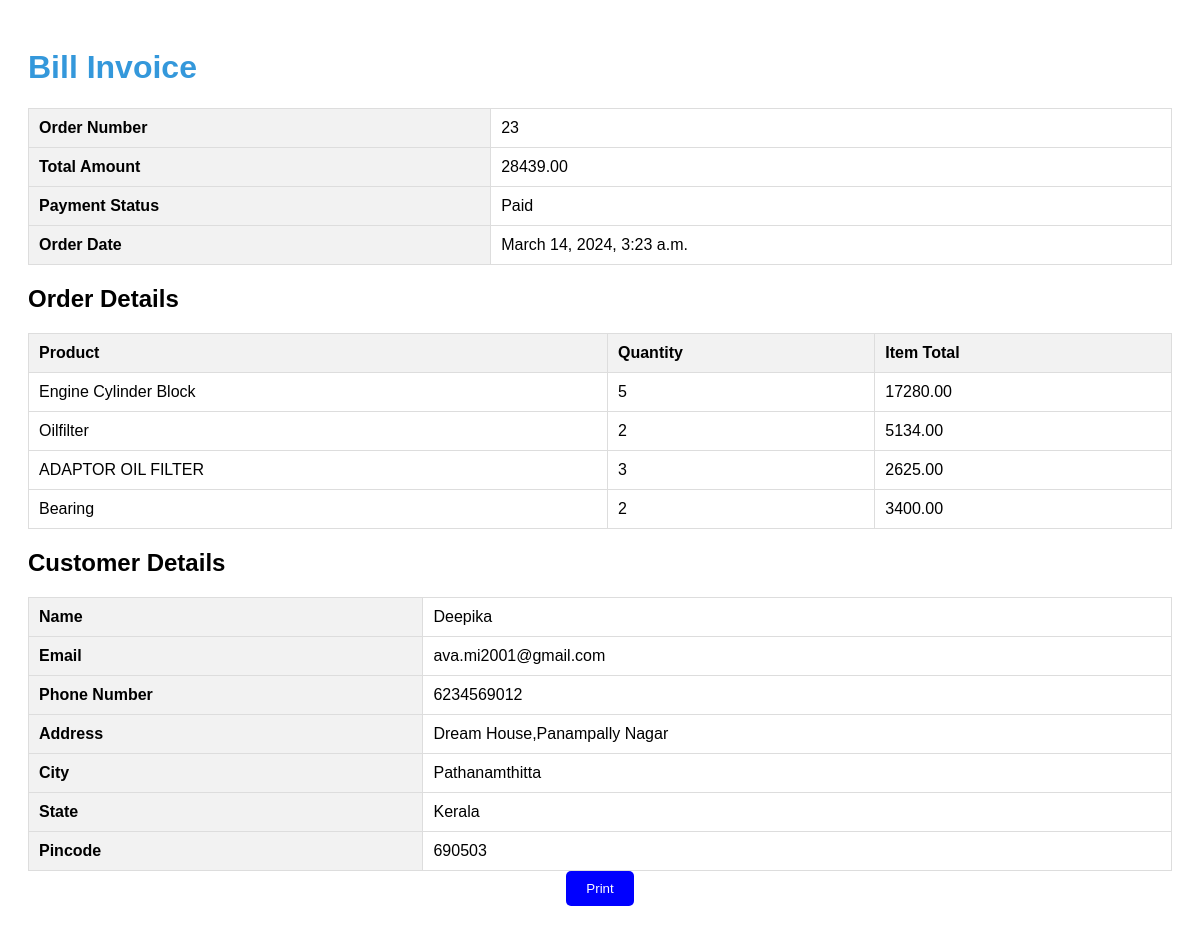
The app's page /billinvoice/ (signed in) with its own data.
### partsapp/models.py (models this page shows, shortened)
class Order(models.Model):
    user = models.ForeignKey(CustomUser, on_delete=models.CASCADE)
    products = models.ManyToManyField(Parts, through='OrderItem')
    total_amount = models.DecimalField(max_digits=10, decimal_places=2)
    payment_id = models.CharField(max_length=100, null=True, blank=True)
    payment_status = models.BooleanField(default=False)
    created_at = models.DateTimeField(auto_now_add=True)

class OrderItem(models.Model):
    order = models.ForeignKey(Order, on_delete=models.CASCADE)
    product = models.ForeignKey(Parts, on_delete=models.CASCADE)
    quantity = models.PositiveIntegerField(default=1)
    item_total = models.DecimalField(max_digits=10, decimal_places=2)

class Parts(models.Model):
    partsname = models.CharField(max_length=100)
    description = models.TextField()
    price = models.DecimalField(max_digits=10, decimal_places=2)
    parts_image = models.ImageField(upload_to='part_images/')
    quantity = models.PositiveIntegerField(default=0)
    categories = models.CharField(max_length=100, null=True, blank=True, default='Uncategorized')
    discount = models.DecimalField(max_digits=5, decimal_places=2, default=0.0)
    additional_details = models.TextField(blank=True, null=True)

class CustomUser(AbstractUser):
    phone_number = models.CharField(max_length=15, blank=True, null=True)
    address = models.TextField(blank=True)
    role = models.CharField(max_length=100,default="")

class UserProfile(models.Model):
    user = models.OneToOneField(CustomUser, on_delete=models.CASCADE)
    image = models.ImageField(upload_to='profile_images/', blank=True, null=True)
    first_name = models.CharField(max_length=255, blank=True, null=True)
    last_name = models.CharField(max_length=255, blank=True, null=True)
    phone_number = models.CharField(max_length=15, blank=True, null=True)
    address = models.TextField(blank=True, null=True)
    pincode = models.CharField(max_length=10, blank=True, null=True)
    city = models.CharField(max_length=50, blank=True, null=True)
    state = models.CharField(max_length=50, blank=True, null=True)

### partsapp/views.py (the view)
# urls.py: path('billinvoice/',views.bill_invoice, name='bill_invoice'),
def bill_invoice(request):
    order = Order.objects.filter(user=request.user).latest('created_at')
    return render(request, 'billinvoice.html', {'order': order})

### templates/billinvoice.html (shortened to what this page needs)
<!DOCTYPE html>
<html lang="en">
<head>
</head>
<body>
    <h1>Bill Invoice</h1>
    {% if order %}
        <table>
            <tr>
                <th>Order Number</th>
                <td>{{ order.id }}</td>
            </tr>
            <tr>
                <th>Total Amount</th>
                <td>{{ order.total_amount }}</td>
            </tr>
            <tr>
                <th>Payment Status</th>
                <td>{% if order.payment_status %}Paid{% else %}Pending{% endif %}</td>
            </tr>
            <tr>
                <th>Order Date</th>
                <td>{{ order.created_at }}</td>
            </tr>
        </table>
        <h2>Order Details</h2>
        <table>
            <tr>
                <th>Product</th>
                <th>Quantity</th>
                <th>Item Total</th>
            </tr>
            {% for item in order.orderitem_set.all %}
                <tr>
                    <td>{{ item.product.partsname }}</td>
                    <td>{{ item.quantity }}</td>
                    <td>{{ item.item_total }}</td>
                </tr>
            {% endfor %}
        </table>
        <h2>Customer Details</h2>
        <table>
            <tr>
                <th>Name</th>
                <td>{{ order.user.username }}</td>
            </tr>
            <tr>
                <th>Email</th>
                <td>{{ order.user.email }}</td>
            </tr>
            <tr>
                <th>Phone Number</th>
                <td>{{ order.user.userprofile.phone_number }}</td>
            </tr>
            <tr>
                <th>Address</th>
                <td>{{ order.user.userprofile.address }}</td>
            </tr>
            <tr>
                <th>City</th>
                <td>{{ order.user.userprofile.city }}</td>
            </tr>
            <tr>
                <th>State</th>
                <td>{{ order.user.userprofile.state }}</td>
            </tr>
            <tr>
                <th>Pincode</th>
                <td>{{ order.user.userprofile.pincode }}</td>
            </tr>
        </table>
    {% else %}
        <p>No order details found.</p>
    {% endif %}
    <center><button onclick="window.print()">Print</button></center>
</body>
</html>

### templates/billinvoice.html (style rules this page uses)
body { font-family: 'Arial', sans-serif; padding: 20px; }
h1 { color: #3498db; }
table { width: 100%; border-collapse: collapse; margin-top: 20px; }
th, td { border: 1px solid #ddd; padding: 10px; text-align: left; }
th { background-color: #f2f2f2; }
button { background-color: blue; color: white; padding: 10px 20px; border: none; border-radius: 5px; cursor: pointer; }

### records on screen
Order: id "23", total_amount "28439.00", created_at "March 14, 2024, 3:23 a.m.", user.username "Deepika", user.email "ava.mi2001@gmail.com", user.userprofile.phone_number "6234569012", user.userprofile.address "Dream House,Panampally Nagar", user.userprofile.city "Pathanamthitta", user.userprofile.state "Kerala", user.userprofile.pincode "690503"
OrderItem: product.partsname "Engine Cylinder Block", quantity "5", item_total "17280.00"
OrderItem: product.partsname "Oilfilter", quantity "2", item_total "5134.00"
OrderItem: product.partsname "ADAPTOR OIL FILTER", quantity "3", item_total "2625.00"
OrderItem: product.partsname "Bearing", quantity "2", item_total "3400.00"
